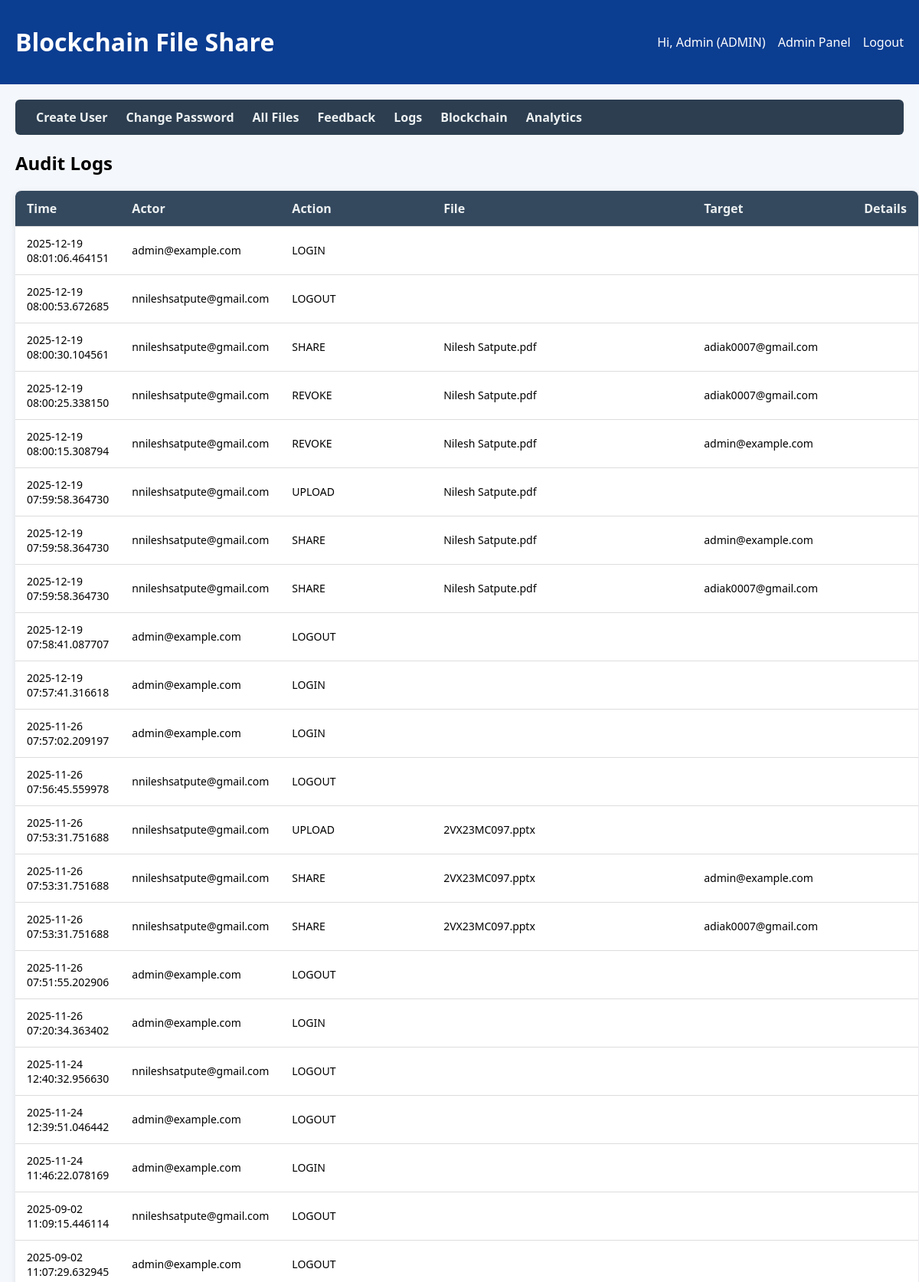
/admin/logs (signed in, upper part), run on the app's committed database.
### app/models.py (models this page shows, shortened)
class User(db.Model, UserMixin):
    id = db.Column(db.Integer, primary_key=True)
    email = db.Column(db.String(255), unique=True, nullable=False)
    username = db.Column(db.String(80), nullable=True)
    password_hash = db.Column(db.String(255), nullable=False)
    role = db.Column(db.String(20), default='USER')  # 'ADMIN' or 'USER'
    active = db.Column(db.Boolean, default=True)
    created_at = db.Column(db.DateTime, default=datetime.utcnow)
    notification_email = db.Column(db.String(255), nullable=True)  # where to send notifications

class AuditLog(db.Model):
    id = db.Column(db.Integer, primary_key=True)
    actor_id = db.Column(db.Integer, db.ForeignKey('user.id'), nullable=False)
    action = db.Column(db.String(50), nullable=False)
    file_id = db.Column(db.Integer, db.ForeignKey('file.id'), nullable=True)
    target_user_id = db.Column(db.Integer, db.ForeignKey('user.id'), nullable=True)
    details = db.Column(db.Text, nullable=True)
    created_at = db.Column(db.DateTime, default=datetime.utcnow)

class File(db.Model):
    id = db.Column(db.Integer, primary_key=True)
    owner_id = db.Column(db.Integer, db.ForeignKey('user.id'), nullable=False)
    filename = db.Column(db.String(255), nullable=False)
    mime_type = db.Column(db.String(255))
    size_bytes = db.Column(db.Integer)
    storage_path = db.Column(db.String(512))
    sha256 = db.Column(db.String(64))
    created_at = db.Column(db.DateTime, default=datetime.utcnow)
    owner = db.relationship("User", backref=db.backref("files", lazy=True, cascade="all, delete-orphan"))

### app/blueprints/admin.py (the view)
@admin_bp.route('/logs', methods=['GET'])
@login_required
def logs_page():
    logs = (
        db.session.query(AuditLog, User, File)
        .outerjoin(User, AuditLog.actor_id == User.id)
        .outerjoin(File, AuditLog.file_id == File.id)
        .order_by(AuditLog.created_at.desc())
        .all()
    )
    log_data = []
    for log, user, file in logs:
        log_data.append({
            "time": log.created_at,
            "actor": user.email if user else f"User {log.actor_id}",
            "action": log.action,
            "file": file.filename if file else "",
            "target": User.query.get(log.target_user_id).email if log.target_user_id else "",
            "details": log.details or ""
        })
    return render_template("admin/logs.html", logs=log_data)

### app/blueprints/admin.py (called while the page is built)
def admin_required():
    return current_user.is_authenticated and current_user.role == 'ADMIN'

@admin_bp.before_request
def check_admin():
    if request.endpoint and request.endpoint.startswith('admin.'):
        if not admin_required():
            return redirect(url_for('admin.admin_login'))

### app/models.py (called while the page is built)
@login_manager.user_loader
def load_user(user_id):
    return User.query.get(int(user_id))

### app/templates/admin/logs.html (shortened to what this page needs)
{% extends 'base.html' %}
{% block content %}
<nav class="admin-nav">
    <a href="{{ url_for('admin.create_user_page') }}">Create User</a>
    <a href="{{ url_for('admin.change_password_page') }}">Change Password</a>
    <a href="{{ url_for('admin.all_files_page') }}">All Files</a>
    <a href="{{ url_for('admin.feedback_page') }}">Feedback</a>
    <a href="{{ url_for('admin.logs_page') }}">Logs</a>
    <a href="{{ url_for('admin.chain_page') }}">Blockchain</a>
    <a href="{{ url_for('admin.analytics_page') }}">Analytics</a>
</nav>
<h2>Audit Logs</h2>
<table>
    <tr>
        <th>Time</th>
        <th>Actor</th>
        <th>Action</th>
        <th>File</th>
        <th>Target</th>
        <th>Details</th>
    </tr>
    {% for l in logs %}
    <tr>
        <td>{{ l.time }}</td>
        <td>{{ l.actor }}</td>
        <td>{{ l.action }}</td>
        <td>{{ l.file }}</td>
        <td>{{ l.target }}</td>
        <td>{{ l.details }}</td>
    </tr>
    {% endfor %}
</table>
{% endblock %}

### app/templates/base.html
<!doctype html>
<html><head><meta charset="utf-8"><meta name="viewport" content="width=device-width,initial-scale=1"><title>Blockchain File Share</title>
<link rel="stylesheet" href="{{ url_for('static', filename='css/style.css') }}"></head><body>
<header class="topbar"><h1>Blockchain File Share</h1><nav>
  {% if current_user.is_authenticated %}
    <span>Hi, {{ current_user.username or current_user.email }} ({{ current_user.role }})</span>
    {% if current_user.role == 'ADMIN' %}<a href="{{ url_for('admin.create_user_page') }}">Admin Panel</a>{% else %}<a href="{{ url_for('user.upload_page') }}">User Panel</a>{% endif %}
    <a href="{{ url_for('auth.logout') }}">Logout</a>
  {% else %}
    <a href="{{ url_for('auth.login') }}">User Login</a> | <a href="{{ url_for('auth.admin_login') }}">Admin Login</a>
  {% endif %}
</nav></header><main class="container">{% with messages = get_flashed_messages() %}{% if messages %}<ul class="flash">{% for m in messages %}<li>{{ m }}</li>{% endfor %}</ul>{% endif %}{% endwith %}{% block content %}{% endblock %}</main>
<footer class="footer"><small>&copy; 2025 Blockchain File Share</small></footer></body></html>

### app/static/css/style.css (style rules this page uses)
* { box-sizing:border-box }
body { margin:0;font-family:system-ui,-apple-system,Segoe UI,Roboto,Arial;background:#f4f7fb }
header.topbar { display:flex;justify-content:space-between;align-items:center;padding:12px 20px;background:#0b3d91;color:#fff }
header.topbar a { color:#fff;text-decoration:none;margin-left:12px }
main.container { padding:20px }
nav.admin-nav a, nav.user-nav a { margin-right:12px }
table { width:100%;border-collapse:collapse }
th,td { padding:8px;border-bottom:1px solid #eee }

### app/templates/admin/logs.html (style rules this page uses)
.admin-nav { margin-bottom: 20px; background: #2c3e50; padding: 12px 15px; border-radius: 6px; display: flex; justify-content: flex-start; }
.admin-nav a { color: #ecf0f1; margin: 0 12px; text-decoration: none; font-weight: bold; }
table { width: 100%; border-collapse: collapse; margin-top: 20px; background: #fff; border-radius: 8px; overflow: hidden; box-shadow: 0 2px 8px rgba(0,0,0,0.1); }
th, td { padding: 12px 15px; border-bottom: 1px solid #ddd; text-align: left; }
th { background: #34495e; color: #ecf0f1; font-weight: bold; }
td { font-size: 14px; }

### data on the page
User: username "Admin", role "ADMIN", actor "admin@example.com" "admin@example.com" "admin@example.com" "admin@example.com" "admin@example.com" "admin@example.com" "admin@example.com" "admin@example.com" "admin@example.com", target "admin@example.com" "admin@example.com" "admin@example.com"
AuditLog: time "2025-12-19 08:01:06.464151", action "LOGIN"
AuditLog: time "2025-12-19 08:00:53.672685", actor "nnileshsatpute@gmail.com", action "LOGOUT"
AuditLog: time "2025-12-19 08:00:30.104561", action "SHARE"
User: actor "nnileshsatpute@gmail.com" "nnileshsatpute@gmail.com" "nnileshsatpute@gmail.com" "nnileshsatpute@gmail.com" "nnileshsatpute@gmail.com" "nnileshsatpute@gmail.com" "nnileshsatpute@gmail.com" "nnileshsatpute@gmail.com" "nnileshsatpute@gmail.com" "nnileshsatpute@gmail.com" "nnileshsatpute@gmail.com" "nnileshsatpute@gmail.com"
File: file "Nilesh Satpute.pdf" "Nilesh Satpute.pdf" "Nilesh Satpute.pdf" "Nilesh Satpute.pdf" "Nilesh Satpute.pdf" "Nilesh Satpute.pdf"
User: target "adiak0007@gmail.com" "adiak0007@gmail.com" "adiak0007@gmail.com" "adiak0007@gmail.com"
AuditLog: time "2025-12-19 08:00:25.338150", action "REVOKE"
AuditLog: time "2025-12-19 08:00:15.308794", action "REVOKE"
AuditLog: time "2025-12-19 07:59:58.364730", action "UPLOAD"
AuditLog: time "2025-12-19 07:59:58.364730", action "SHARE"
AuditLog: time "2025-12-19 07:59:58.364730", action "SHARE"
AuditLog: time "2025-12-19 07:58:41.087707", action "LOGOUT"
AuditLog: time "2025-12-19 07:57:41.316618", action "LOGIN"
AuditLog: time "2025-11-26 07:57:02.209197", action "LOGIN"
AuditLog: time "2025-11-26 07:56:45.559978", action "LOGOUT"
AuditLog: time "2025-11-26 07:53:31.751688", action "UPLOAD"
File: file "2VX23MC097.pptx" "2VX23MC097.pptx" "2VX23MC097.pptx"
AuditLog: time "2025-11-26 07:53:31.751688", action "SHARE"
AuditLog: time "2025-11-26 07:53:31.751688", action "SHARE"
AuditLog: time "2025-11-26 07:51:55.202906", action "LOGOUT"
AuditLog: time "2025-11-26 07:20:34.363402", action "LOGIN"
AuditLog: time "2025-11-24 12:40:32.956630", action "LOGOUT"
AuditLog: time "2025-11-24 12:39:51.046442", action "LOGOUT"
AuditLog: time "2025-11-24 11:46:22.078169", action "LOGIN"
AuditLog: time "2025-09-02 11:09:15.446114", action "LOGOUT"
AuditLog: time "2025-09-02 11:07:29.632945", action "LOGOUT"
